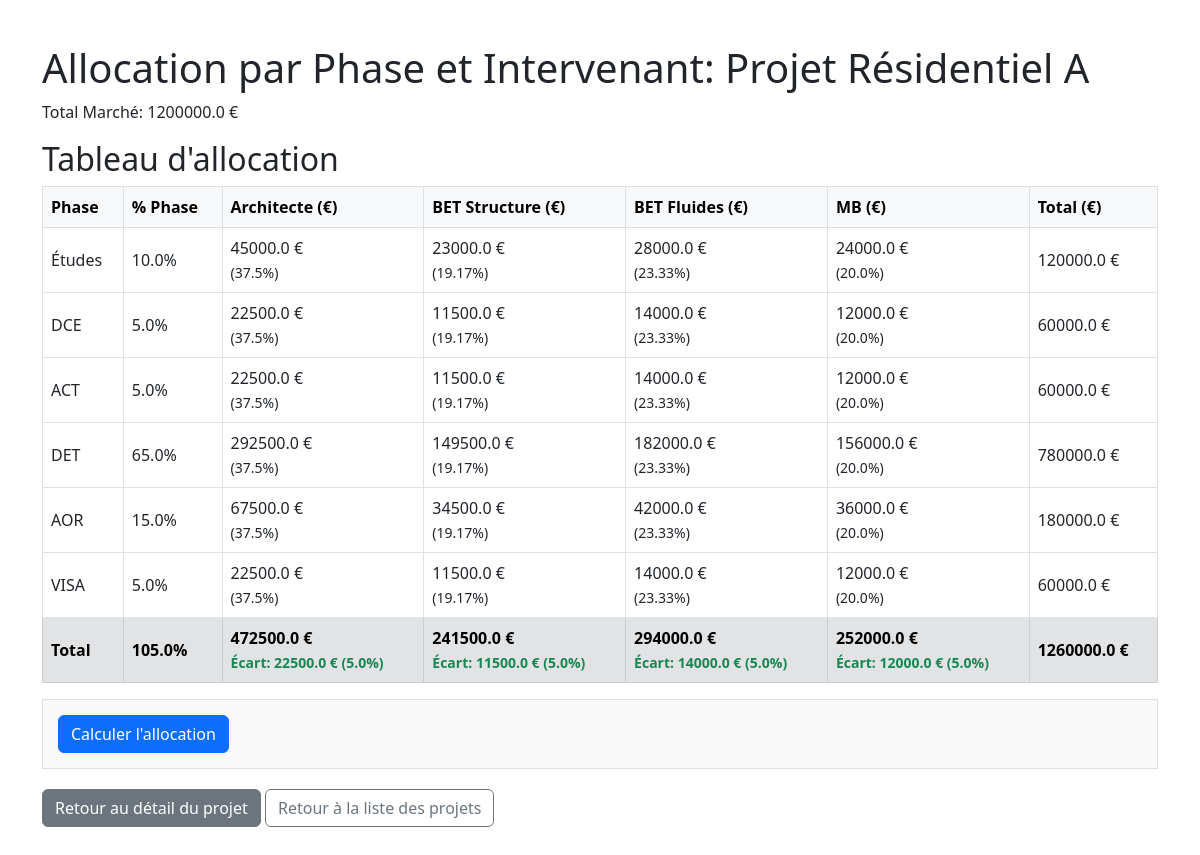
Screenshot of /project/1/allocation with the database file from the repository.
### models.py (models this page shows, shortened)
class Project(db.Model):
    __tablename__ = 'projects'  # Correction ici (double underscore)
    id = db.Column(db.Integer, primary_key=True)
    name = db.Column(db.String(100), nullable=False) # Nom du projet
    total_marche = db.Column(db.Float, nullable=False) # Montant total du marché
    phases = db.relationship('Phase', backref='project', lazy=True)
    intervenants = db.relationship('Intervenant', backref='project', lazy=True)

class Intervenant(db.Model):
    __tablename__ = 'intervenants'
    id = db.Column(db.Integer, primary_key=True)
    name = db.Column(db.String(100), nullable=False)  # Nom ou rôle de l'intervenant (ex : Architecte, MB, etc.)
    montant_verif = db.Column(db.Float, nullable=True)  # Montant 'vérif' souhaité sur l'ensemble du projet
    project_id = db.Column(db.Integer, db.ForeignKey('projects.id'), nullable=False)
    allocations = db.relationship('PhaseIntervenant', backref='intervenant', lazy=True)

class Phase(db.Model):
    __tablename__ = 'phases'
    id = db.Column(db.Integer, primary_key=True)
    name = db.Column(db.String(100), nullable=False)  # Nom de la phase (Ex : Études, Travaux, etc.)
    percentage = db.Column(db.Float, nullable=False)  # Pourcentage de la phase par rapport au total du projet
    project_id = db.Column(db.Integer, db.ForeignKey('projects.id'), nullable=False)
    allocations = db.relationship('PhaseIntervenant', backref='phase', lazy=True)

class PhaseIntervenant(db.Model):
    __tablename__ = 'phase_intervenants'
    id = db.Column(db.Integer, primary_key=True)
    phase_id = db.Column(db.Integer, db.ForeignKey('phases.id'), nullable=False)
    intervenant_id = db.Column(db.Integer, db.ForeignKey('intervenants.id'), nullable=False)
    final_percent = db.Column(db.Float, nullable=True)
    final_amount = db.Column(db.Float, nullable=True)

### app.py (the view)
@app.route('/project/<int:project_id>/allocation')
def project_allocation(project_id):
    project = Project.query.get_or_404(project_id)
    if not project.phases:
        flash("Veuillez d'abord ajouter des phases au projet", "warning")
        return redirect(url_for('project_detail', project_id=project.id))
    if not project.intervenants:
        flash("Veuillez d'abord ajouter des intervenants au projet", "warning")
        return redirect(url_for('project_detail', project_id=project.id))
    phases_total_percent = sum(phase.percentage for phase in project.phases)
    phases_total_amount = sum(project.total_marche * phase.percentage / 100 for phase in project.phases)
    allocations = PhaseIntervenant.query.filter(
        PhaseIntervenant.phase_id.in_([phase.id for phase in project.phases])
    ).all()
    allocation_data = {}
    for allocation in allocations:
        allocation_data[(allocation.phase_id, allocation.intervenant_id)] = allocation
    intervenant_totals = {}
    for intervenant in project.intervenants:
        total_amount = sum(
            alloc.final_amount for alloc in allocations
            if alloc.intervenant_id == intervenant.id and alloc.final_amount is not None
        )
        intervenant_totals[intervenant.id] = {
            'amount': total_amount,
            'verif': intervenant.montant_verif,
            'ecart': total_amount - intervenant.montant_verif if intervenant.montant_verif else 0
        }
    return render_template('project_allocation.html',
                          project=project,
                          phases_total_percent=phases_total_percent,
                          phases_total_amount=phases_total_amount,
                          allocation_data=allocation_data,
                          intervenant_totals=intervenant_totals)

### templates/project_allocation.html (shortened to what this page needs)
<!DOCTYPE html>
<html>
<head>
    <link rel="stylesheet" href="{{ url_for('static', filename='css/style.css') }}">
    <link href="https://cdn.jsdelivr.net/npm/bootstrap@5.3.0-alpha1/dist/css/bootstrap.min.css" rel="stylesheet">
</head>
<body>
    <div class="container mt-4">
        <h1>Allocation par Phase et Intervenant: {{ project.name }}</h1>
        <p>Total Marché: {{ project.total_marche | round(2) }} €</p>
        <h2>Tableau d'allocation</h2>
        <div class="table-responsive">
            <table class="table table-bordered table-hover">
                <thead class="table-light">
                    <tr>
                        <th>Phase</th>
                        <th>% Phase</th>
                        {% for intervenant in project.intervenants %}
                            <th>{{ intervenant.name }} (€)</th>
                        {% endfor %}
                        <th>Total (€)</th>
                    </tr>
                </thead>
                <tbody>
                    {% for phase in project.phases %}
                    <tr>
                        <td>{{ phase.name }}</td>
                        <td>{{ phase.percentage | round(2) }}%</td>
                        {% for intervenant in project.intervenants %}
                            {% set allocation = allocation_data.get((phase.id, intervenant.id)) %}
                            {% if allocation %}
                                <td>
                                    {{ allocation.final_amount | round(2) }} €
                                    <br>
                                    <small>({{ allocation.final_percent | round(2) }}%)</small>
                                </td>
                            {% else %}
                                <td>-</td>
                            {% endif %}
                        {% endfor %}
                        <td>{{ (project.total_marche * phase.percentage / 100) | round(2) }} €</td>
                    </tr>
                    {% endfor %}
                </tbody>
                <tfoot>
                    <tr class="table-secondary">
                        <th>Total</th>
                        <th>{{ phases_total_percent | round(2) }}%</th>
                        {% for intervenant in project.intervenants %}
                            {% set total_amount = intervenant_totals.get(intervenant.id, {}).get('amount', 0) %}
                            {% set verif_amount = intervenant.montant_verif %}
                            {% set ecart = total_amount - verif_amount %}
                            {% set ecart_percent = (ecart / verif_amount * 100) if verif_amount else 0 %}
                            <th>
                                {{ total_amount | round(2) }} €
                                <br>
                                <small class="{% if ecart_percent > 5 %}text-danger{% elif ecart_percent < -5 %}text-danger{% else %}text-success{% endif %}">
                                    Écart: {{ ecart | round(2) }} € ({{ ecart_percent | round(2) }}%)
                                </small>
                            </th>
                        {% endfor %}
                        <th>{{ phases_total_amount | round(2) }} €</th>
                    </tr>
                </tfoot>
            </table>
        </div>
        <form method="POST" action="{{ url_for('calculate_allocation', project_id=project.id) }}">
            <button type="submit" class="btn btn-primary">Calculer l'allocation</button>
        </form>
        <div class="mt-3">
            <a href="{{ url_for('project_detail', project_id=project.id) }}" class="btn btn-secondary">Retour au détail du projet</a>
            <a href="{{ url_for('index') }}" class="btn btn-outline-secondary">Retour à la liste des projets</a>
        </div>
    </div>
</body>
</html>

### static/css/style.css (style rules this page uses)
body { font-family: Arial, sans-serif; margin: 20px; line-height: 1.6; }
h1, h2, h3 { color: #333; }
table { border-collapse: collapse; width: 100%; margin-bottom: 20px; }
th, td { padding: 8px; text-align: left; border: 1px solid #ddd; }
th { background-color: #f2f2f2; }
form { margin-bottom: 20px; padding: 15px; border: 1px solid #ddd; background-color: #f9f9f9; }
a { color: #0066cc; text-decoration: none; }
body { padding-top: 20px; padding-bottom: 40px; }
.table th, .table td { vertical-align: middle; }

### rows the page displays
Project: name "Projet Résidentiel A", total_marche "1200000.0", (project.total_marche*phase.percentage/100)|round(2) "120000.0", (project.total_marche*phase.percentage/100)|round(2) "60000.0", (project.total_marche*phase.percentage/100)|round(2) "780000.0", (project.total_marche*phase.percentage/100)|round(2) "180000.0"
Intervenant: name "Architecte", total_amount "472500.0", ecart "22500.0", ecart_percent "5.0"
Intervenant: name "BET Structure", total_amount "241500.0", ecart "11500.0", ecart_percent "5.0"
Intervenant: name "BET Fluides", total_amount "294000.0", ecart "14000.0", ecart_percent "5.0"
Intervenant: name "MB", total_amount "252000.0", ecart "12000.0", ecart_percent "5.0"
Phase: name "Études", percentage "10.0"
PhaseIntervenant: final_amount "45000.0", final_percent "37.5"
PhaseIntervenant: final_amount "23000.0", final_percent "19.17"
PhaseIntervenant: final_amount "28000.0", final_percent "23.33"
PhaseIntervenant: final_amount "24000.0", final_percent "20.0"
Phase: name "DCE", percentage "5.0"
PhaseIntervenant: final_amount "22500.0", final_percent "37.5"
PhaseIntervenant: final_amount "11500.0", final_percent "19.17"
PhaseIntervenant: final_amount "14000.0", final_percent "23.33"
PhaseIntervenant: final_amount "12000.0", final_percent "20.0"
Phase: name "ACT", percentage "5.0"
PhaseIntervenant: final_amount "22500.0", final_percent "37.5"
PhaseIntervenant: final_amount "11500.0", final_percent "19.17"
PhaseIntervenant: final_amount "14000.0", final_percent "23.33"
PhaseIntervenant: final_amount "12000.0", final_percent "20.0"
Phase: name "DET", percentage "65.0"
PhaseIntervenant: final_amount "292500.0", final_percent "37.5"
PhaseIntervenant: final_amount "149500.0", final_percent "19.17"
PhaseIntervenant: final_amount "182000.0", final_percent "23.33"
PhaseIntervenant: final_amount "156000.0", final_percent "20.0"
Phase: name "AOR", percentage "15.0"
PhaseIntervenant: final_amount "67500.0", final_percent "37.5"
PhaseIntervenant: final_amount "34500.0", final_percent "19.17"
PhaseIntervenant: final_amount "42000.0", final_percent "23.33"
PhaseIntervenant: final_amount "36000.0", final_percent "20.0"
Phase: name "VISA", percentage "5.0"
PhaseIntervenant: final_amount "22500.0", final_percent "37.5"
PhaseIntervenant: final_amount "11500.0", final_percent "19.17"
PhaseIntervenant: final_amount "14000.0", final_percent "23.33"
PhaseIntervenant: final_amount "12000.0", final_percent "20.0"

### other values shown
{{ phases_total_percent | round(2) }} "105.0"
{{ phases_total_amount | round(2) }} "1260000.0"
